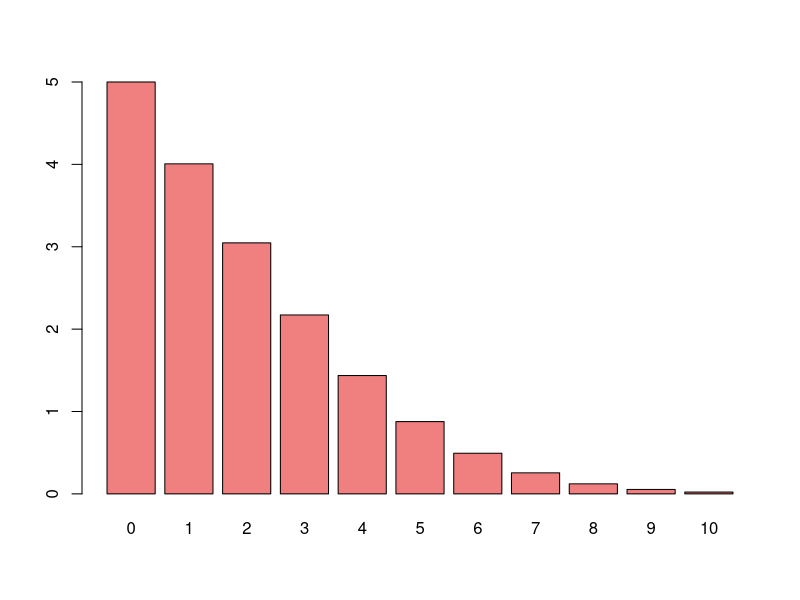
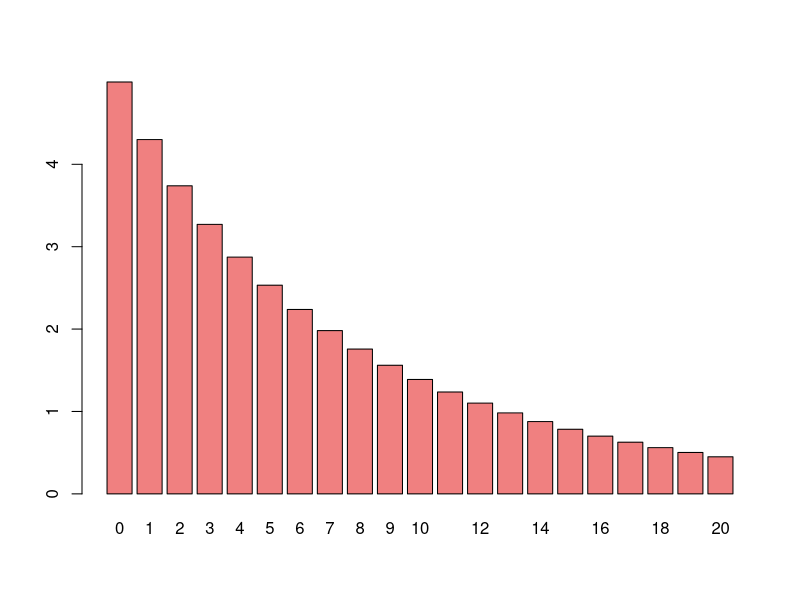
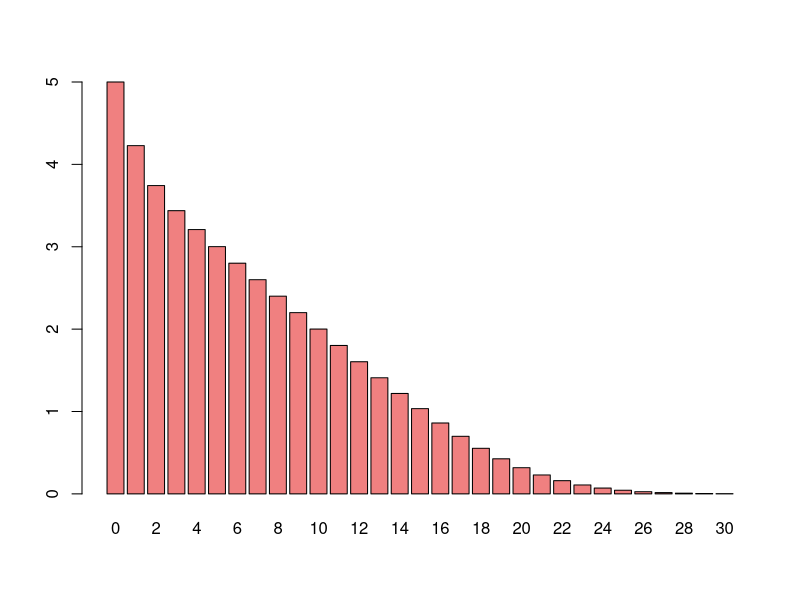
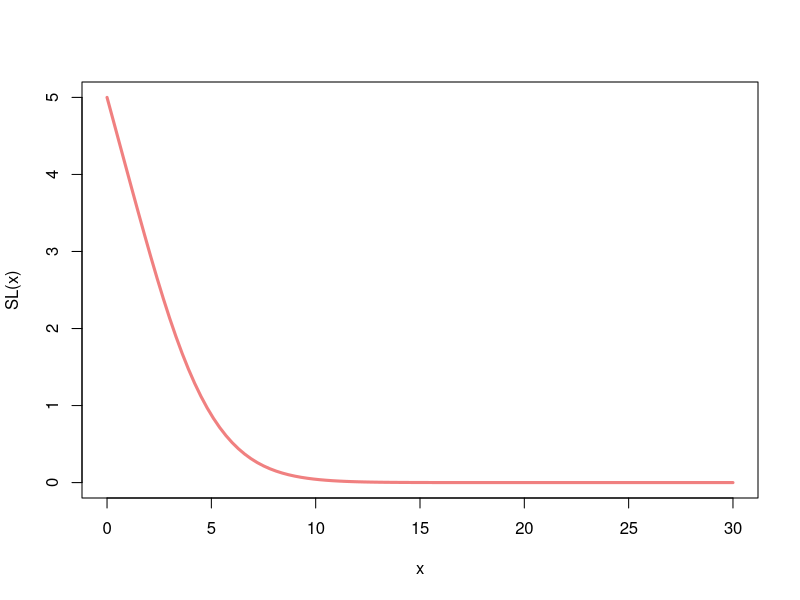
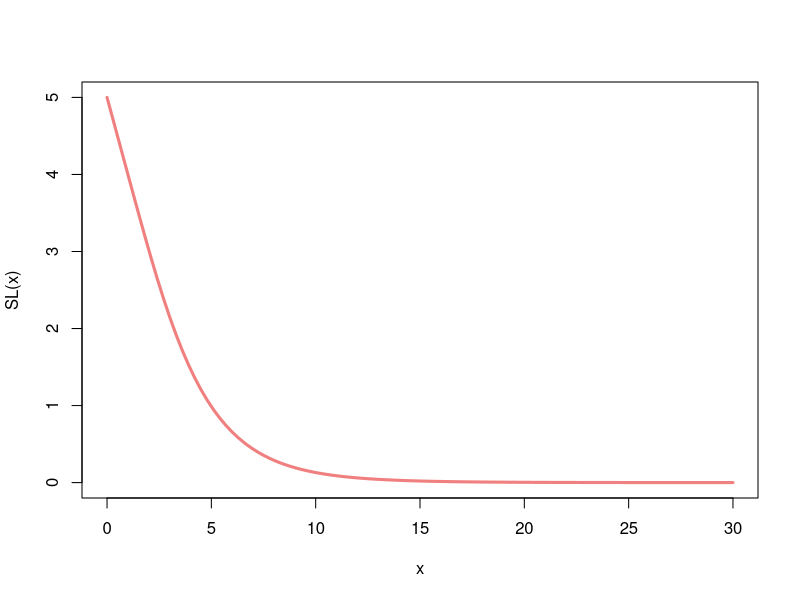

These charts were generated, in order, by the following R code:
################################################################################
#### Introduction à l'actuariat II - Hiver 2026 ################################
#### École d'actuariat - Université Laval ######################################
#### Atelier 1 #################################################################
#### Auteur : Philippe Leblanc #################################################
################################################################################

###
### Premier exemple général
###

rm(list = ls())

# Il est important d'être en mesure de déduire le support ainsi que
# les probabilités associées à une variable aléatoire discrète à partir
# de sa fonction génératrice des probabilités.

x <- c(0, 100, 400, 1000, 2000)
fx <- c(0.3, 0.15, 0.4, 0.1, 0.05)

sum(fx)     # Vérification

## p.11
EspX <- sum(x * fx)
EspX

## p.12
EspX2 <- sum(x^2 * fx)
EspX2

## p.13
VarX <- EspX2 - EspX^2
VarX

## p.14
Fx <- function(k) sum(fx * I(x <= k))
sapply(c(30, 764, 1343), Fx)

## p.15
zeta <- function(k) sum(fx * I(x > k))
sapply(c(800, EspX, 1.5 * EspX, 1400), zeta)

## p.16
EspMin <- function(d) sum(pmin(x, d) * fx)
sapply(c(500, 800, 1400), EspMin)

## p.17
SL <- function(d) sum(pmax(x - d, 0) * fx)
sapply(c(500, 800, 1400), SL)

## p.18
FGM <- function(t) sum(exp(t * x) * fx)
ENTR <- function(rho) log(FGM(rho))/rho
sapply(c(0.0005, 0.001, 0.002), ENTR)


###
### Deuxième exemple général
###

rm(list = ls())

a1 <- 0.2; a2 <- 3
x <- 0:2000; k <- 1:2000

fx <- c(1 - a1, a1 * ((k/2000)^a2 - ((k - 1)/2000)^a2))
sum(fx)     # Vérification

## Espérance
EspX <- sum(x * fx)
EspX

## Seconde moment
EspX2 <- sum(x^2 * fx)
EspX2

## Variance
VarX <- EspX2 - EspX^2
VarX

## Fonction de répartition
Fx <- function(k) sum(fx * I(x <= k))
sapply(c(30, 764, 1343), Fx)

## Espérance limitée
EspLim <- function(d) sum(pmin(x, d) * fx)
sapply(c(500, 800, 1400), EspLim)

## Fonction stop-loss
SL <- function(d) sum(pmax(x - d, 0) * fx)
sapply(c(500, 800, 1400), SL)

## Mesure entropique
FGM <- function(t) sum(exp(t * x) * fx)
ENTR <- function(rho) log(FGM(rho))/rho
sapply(c(0.0005, 0.001, 0.002), ENTR)


###
### Espérance d’une v.a. positive
###

rm(list = ls())

# Nous observons que la variable aléatoire X obéit à un mélange de deux
# lois binomiales de paramètres (n = 100, q = 0.1) et (n = 100, q = 0.6)
# avec des poids respectifs de 0.8 et 0.2.

n <- 100
w <- c(0.8, 0.2)
q <- c(0.1, 0.6)

# Option 1
fx <- w[1] * dbinom(0:n, n, q[1]) + w[2] * dbinom(0:n, n, q[2])

# Option 2
fx <- sapply(0:n, function(x) sum(w * dbinom(x, n, q)))

## Vérification
sum(fx)

## Espérance
EspX <- sum(0:n * fx)
EspX


###
### Fonction stop-loss pour une loi de Poisson
###

rm(list = ls())

lam <- 5
xmax <- 100

x <- 0:xmax
fx <- dpois(x, lam)

SL <- function(d) sum(pmax(x - d, 0) * fx)
barplot(sapply(0:10, SL), names.arg = 0:10, col = 'lightcoral')


###
### Fonction stop-loss pour une loi binomiale négative
###

rm(list = ls())

r <- 1/2
q <- 1/11
xmax <- 100

x <- 0:xmax
fx <- dnbinom(x, r, q)

SL <- function(d, fx) sum(pmax(x - d, 0) * fx)
barplot(sapply(0:20, SL, fx = fx), names.arg = 0:20, col = 'lightcoral')


###
### Fonction stop-loss pour un mélange de lois binomiales
###

rm(list = ls())

n <- 100
x <- 0:n
w <- c(0.8, 0.2)
q <- c(0.0125, 0.2)

# Option 1
fx <- w[1] * dbinom(x, n, q[1]) + w[2] * dbinom(x, n, q[2])

# Option 2
fx <- sapply(0:n, function(x) sum(w * dbinom(x, n, q)))

SL <- function(d) sum(pmax(x - d, 0) * fx)

barplot(sapply(0:30, SL), names.arg = 0:30, col = 'lightcoral')


###
### Fonction stop-loss pour une loi gamma
###

rm(list = ls())

al <- 5
be <- 1

SL <- function(d) al/be * pgamma(d, al + 1, be, lower = FALSE) -
                  d * pgamma(d, al, be, lower = FALSE)

curve(SL(x), from = 0, to = 30, col = 'lightcoral', lwd = 3)


###
### Fonction stop-loss pour une loi log-normale
###

rm(list = ls())

mu <- log(5) - 0.125
sig <- 0.5

SL <- function(d) exp(mu + sig^2/2) * pnorm((log(d) - mu - sig ^2)/sig,
    lower = FALSE) - d * pnorm((log(d) - mu)/sig, lower = FALSE)

curve(SL(x), from = 0, to = 30, col = 'lightcoral', lwd = 3)


###
### Troisième exemple général
###

rm(list = ls())

i <- 1:1000
q <- exp(-6 + 0.0045 * i)/(1 + exp(-6 + 0.0045 * i))

## 1)
range(q)

## 2)
EspS <- sum(q)
EspS

## 3)
VarS <- sum(q * (1 - q))
sqrt(VarS)

## 4)
entr <- function(rho) 1/rho * log(prod(1 - q + q * exp(rho)))
entr(0.4)
